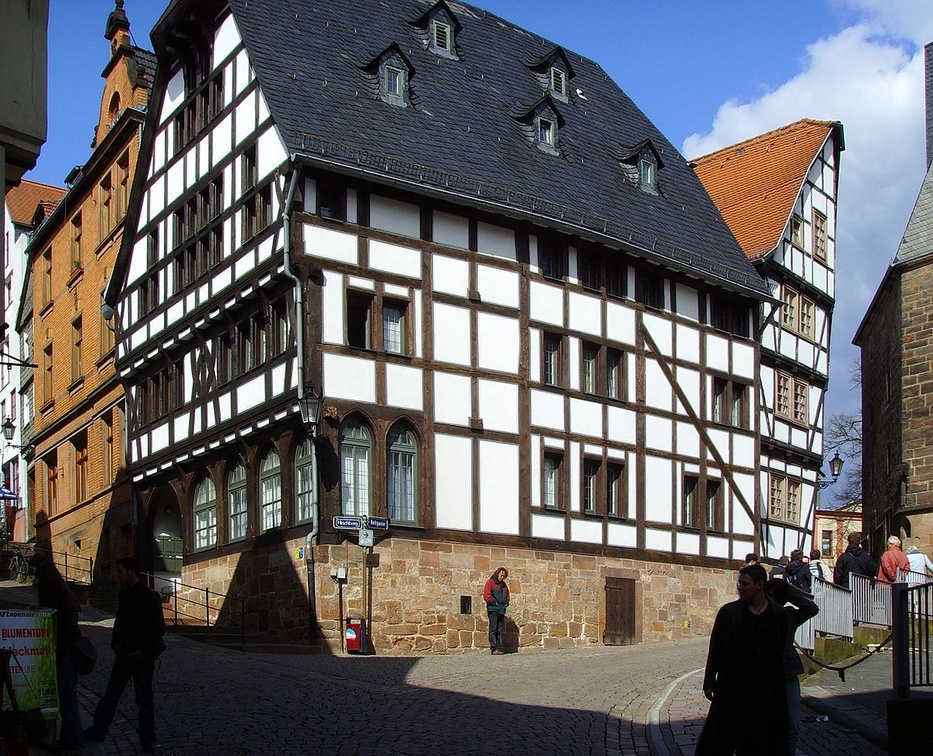
//> input picture src/ProjectsCpp/2DFeatures/HarrisCornerDetector/Resources/harris.jpg, 933 x 756 px, shrunk from 1200 x 973 before the run
$ ./2d_features_harris_corner_detector   (built with g++ and OpenCV 4)
//> lines starting //> are read from the running program, lines starting //| are printed output that depends on the picture
//
// Created by 张晓民 on 2020/3/16.
//

#include <iostream>
#include <string>
#include <ctime>
#include <opencv2/opencv.hpp>
#include <opencv2/core.hpp>
#include <opencv2/imgproc/imgproc.hpp>
#include <opencv2/highgui/highgui.hpp>

using namespace std;
using namespace cv;

const char* source_window = "Source Image";
const char* corner_windows = "Corner Detected";
Mat src, src_gray;
int thresh=200, maxThresh=255;

/**
 *
 */
void cornerHarrisDemo(int, void*);

int main(int, char**)
{
    string filename = "Resources/harris.jpg";
    src = imread(filename);
//> src is the input picture: 756 rows x 933 cols, CV_8UC3; mean B, G, R 99.5, 97.6, 99.7

    // 将图像转换为灰度图像
    cvtColor(src, src_gray, COLOR_BGR2GRAY);
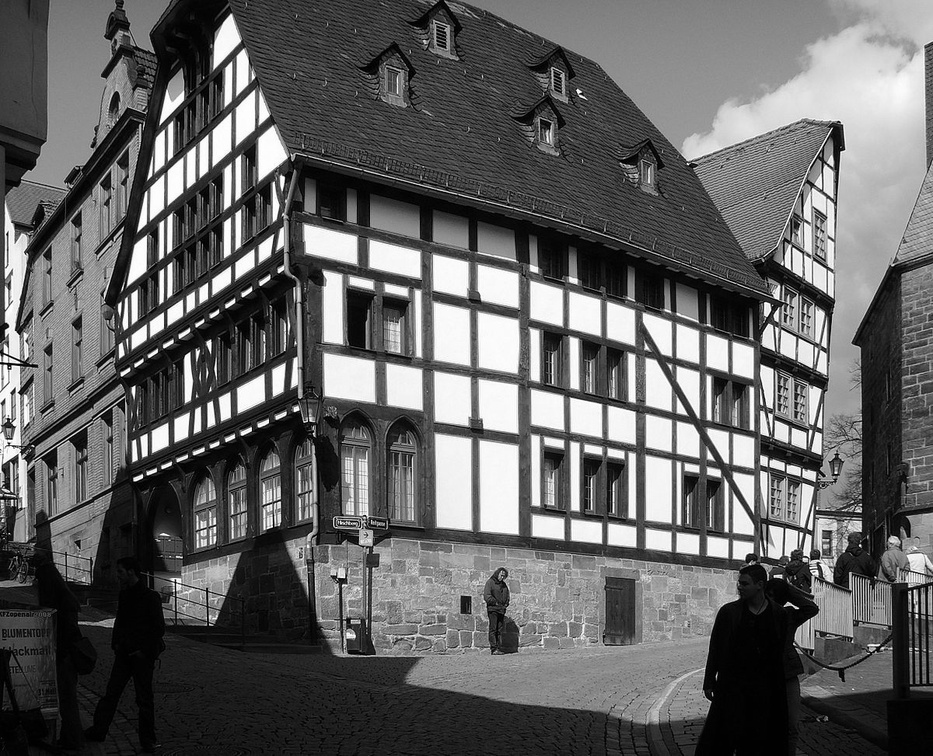
//> src_gray: 756 rows x 933 cols, CV_8UC1; min 0, max 255, mean 98.4
    namedWindow(source_window, WINDOW_AUTOSIZE);
    createTrackbar("Threshold", source_window, &thresh, maxThresh, cornerHarrisDemo);
    cornerHarrisDemo(0,0);

    imshow(source_window, src);

    waitKey();
    destroyAllWindows();

    return EXIT_SUCCESS;
}

/**
 * 调整阈值
 */
void cornerHarrisDemo(int, void*)
{
    cout << "thresh: " << thresh << endl;
    int blockSize = 2;
    int apertureSize = 3;
    double k =0.04;

    Mat dst = Mat::zeros(src.size(), CV_32FC1);

    cornerHarris(src_gray, dst, blockSize, apertureSize, k);
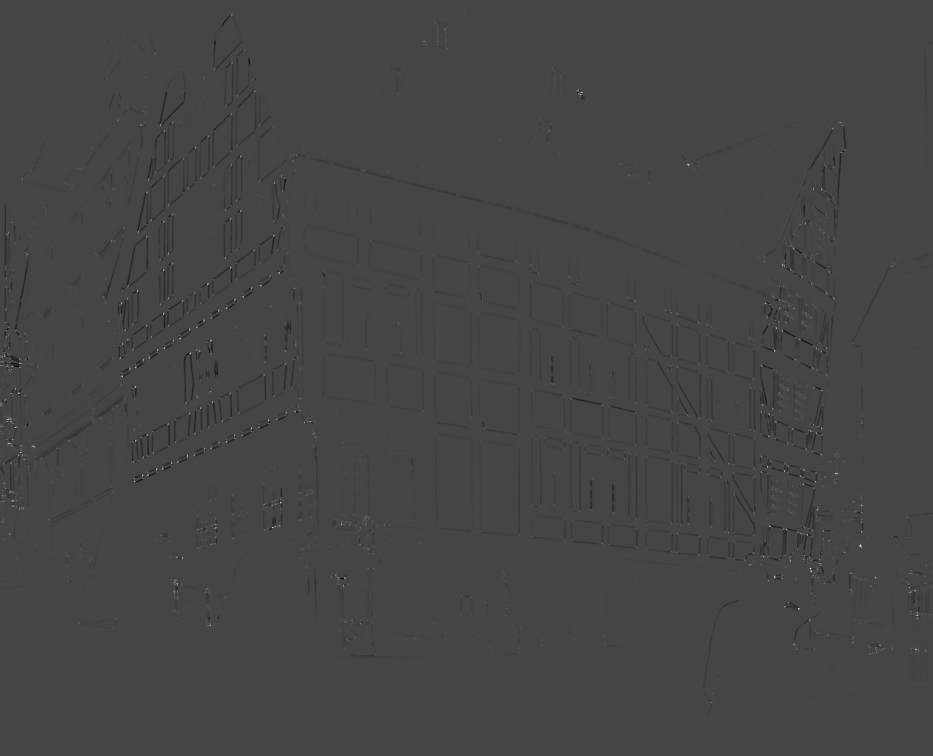
//> dst: 756 rows x 933 cols, CV_32FC1; min -0.0237, max 0.0635, mean -0.000127; drawn with min black and max white

    Mat dst_norm, dst_norm_scaled;
    normalize( dst, dst_norm, 0, 255, NORM_MINMAX, CV_32FC1, Mat() );
    convertScaleAbs( dst_norm, dst_norm_scaled );
    for( int i = 0; i < dst_norm.rows ; i++ )
    {
        for( int j = 0; j < dst_norm.cols; j++ )
        {
            if( (int) dst_norm.at<float>(i,j) > thresh )
            {
                circle( dst_norm_scaled, Point(j,i), 5,  Scalar(0), 2, 8, 0 );
            }
        }
    }
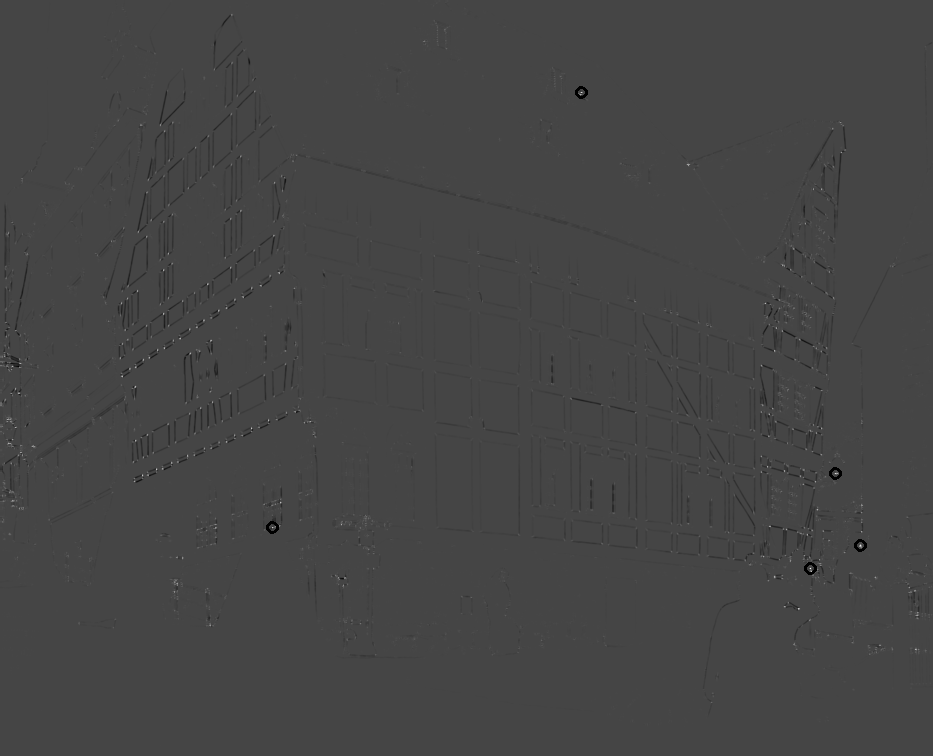
//> dst_norm_scaled: 756 rows x 933 cols, CV_8UC1; min 0, max 255, mean 68.6
    namedWindow( corner_windows);
    imshow( corner_windows, dst_norm_scaled );
}
